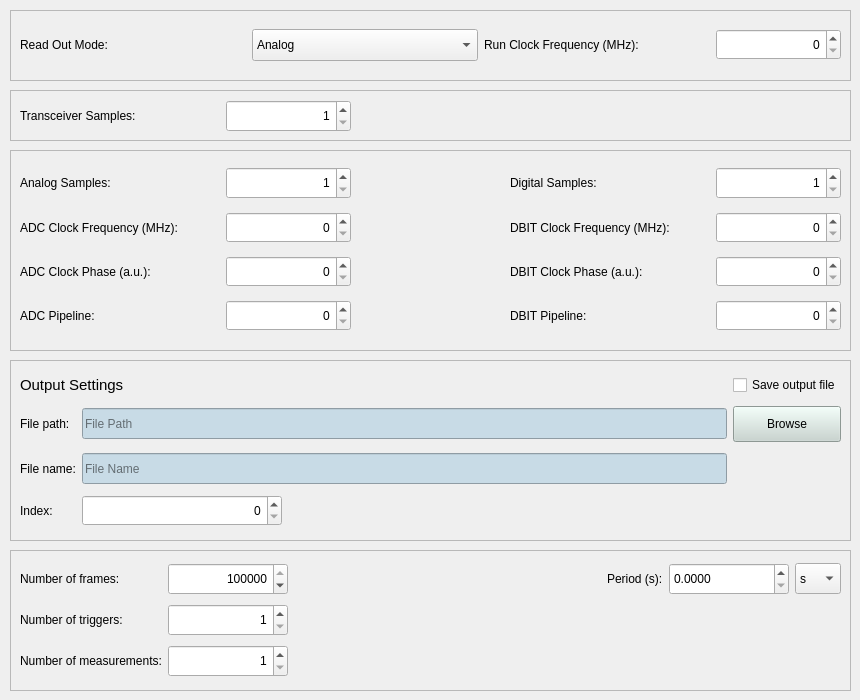
             <widget class="QWidget" name="tabAcquisition">
              <attribute name="title">
               <string>Acquisition</string>
              </attribute>
              <widget class="QFrame" name="frame_11">
               <property name="geometry">
                <rect>
                 <x>10</x>
                 <y>360</y>
                 <width>841</width>
                 <height>181</height>
                </rect>
               </property>
               <property name="frameShape">
                <enum>QFrame::StyledPanel</enum>
               </property>
               <property name="frameShadow">
                <enum>QFrame::Sunken</enum>
               </property>
               <layout class="QGridLayout" name="gridLayout_15">
                <item row="0" column="0" colspan="2">
                 <widget class="QLabel" name="label_127">
                  <property name="font">
                   <font>
                    <pointsize>11</pointsize>
                   </font>
                  </property>
                  <property name="frameShadow">
                   <enum>QFrame::Sunken</enum>
                  </property>
                  <property name="lineWidth">
                   <number>1</number>
                  </property>
                  <property name="text">
                   <string>Output Settings</string>
                  </property>
                 </widget>
                </item>
                <item row="2" column="0">
                 <widget class="QLabel" name="label_129">
                  <property name="text">
                   <string>File name:</string>
                  </property>
                 </widget>
                </item>
                <item row="2" column="1">
                 <widget class="QLineEdit" name="lineEditFileName">
                  <property name="minimumSize">
                   <size>
                    <width>0</width>
                    <height>31</height>
                   </size>
                  </property>
                  <property name="maximumSize">
                   <size>
                    <width>16777215</width>
                    <height>31</height>
                   </size>
                  </property>
                  <property name="styleSheet">
                   <string notr="true">background-color: rgb(200, 219, 230);</string>
                  </property>
                  <property name="placeholderText">
                   <string>File Name</string>
                  </property>
                 </widget>
                </item>
                <item row="4" column="0">
                 <widget class="QLabel" name="label_131">
                  <property name="text">
                   <string>Index:</string>
                  </property>
                 </widget>
                </item>
                <item row="4" column="1">
                 <widget class="QSpinBox" name="spinBoxAcquisitionIndex">
                  <property name="minimumSize">
                   <size>
                    <width>0</width>
                    <height>31</height>
                   </size>
                  </property>
                  <property name="maximumSize">
                   <size>
                    <width>200</width>
                    <height>31</height>
                   </size>
                  </property>
                  <property name="alignment">
                   <set>Qt::AlignRight|Qt::AlignTrailing|Qt::AlignVCenter</set>
                  </property>
                  <property name="maximum">
                   <number>999999999</number>
                  </property>
                 </widget>
                </item>
                <item row="0" column="2">
                 <widget class="QCheckBox" name="checkBoxFileWrite">
                  <property name="text">
                   <string>Save output file</string>
                  </property>
                 </widget>
                </item>
                <item row="1" column="2">
                 <widget class="QPushButton" name="pushButtonFilePath">
                  <property name="minimumSize">
                   <size>
                    <width>0</width>
                    <height>36</height>
                   </size>
                  </property>
                  <property name="styleSheet">
                   <string notr="true">background-color: rgb(199, 213, 207);</string>
                  </property>
                  <property name="text">
                   <string>Browse</string>
                  </property>
                 </widget>
                </item>
                <item row="1" column="1">
                 <widget class="QLineEdit" name="lineEditFilePath">
                  <property name="minimumSize">
                   <size>
                    <width>0</width>
                    <height>31</height>
                   </size>
                  </property>
                  <property name="maximumSize">
                   <size>
                    <width>16777215</width>
                    <height>31</height>
                   </size>
                  </property>
                  <property name="styleSheet">
                   <string notr="true">background-color: rgb(200, 219, 230);</string>
                  </property>
                  <property name="placeholderText">
                   <string>File Path</string>
                  </property>
                 </widget>
                </item>
                <item row="1" column="0">
                 <widget class="QLabel" name="label_130">
                  <property name="text">
                   <string>File path:</string>
                  </property>
                 </widget>
                </item>
               </layout>
              </widget>
              <widget class="QFrame" name="frame_53">
               <property name="geometry">
                <rect>
                 <x>10</x>
                 <y>550</y>
                 <width>841</width>
                 <height>141</height>
                </rect>
               </property>
               <property name="sizePolicy">
                <sizepolicy hsizetype="Fixed" vsizetype="Preferred">
                 <horstretch>0</horstretch>
                 <verstretch>0</verstretch>
                </sizepolicy>
               </property>
               <property name="frameShape">
                <enum>QFrame::StyledPanel</enum>
               </property>
               <property name="frameShadow">
                <enum>QFrame::Sunken</enum>
               </property>
               <layout class="QGridLayout" name="gridLayout_3">
                <item row="0" column="0">
                 <widget class="QLabel" name="label">
                  <property name="text">
                   <string>Number of frames:</string>
                  </property>
                 </widget>
                </item>
                <item row="0" column="1">
                 <widget class="QSpinBox" name="spinBoxFrames">
                  <property name="sizePolicy">
                   <sizepolicy hsizetype="Fixed" vsizetype="Fixed">
                    <horstretch>0</horstretch>
                    <verstretch>0</verstretch>
                   </sizepolicy>
                  </property>
                  <property name="minimumSize">
                   <size>
                    <width>120</width>
                    <height>32</height>
                   </size>
                  </property>
                  <property name="maximumSize">
                   <size>
                    <width>16777215</width>
                    <height>32</height>
                   </size>
                  </property>
                  <property name="alignment">
                   <set>Qt::AlignRight|Qt::AlignTrailing|Qt::AlignVCenter</set>
                  </property>
                  <property name="minimum">
                   <number>1</number>
                  </property>
                  <property name="maximum">
                   <number>999999999</number>
                  </property>
                  <property name="value">
                   <number>999999999</number>
                  </property>
                 </widget>
                </item>
                <item row="0" column="2">
                 <spacer name="horizontalSpacer_4">
                  <property name="sizePolicy">
                   <sizepolicy hsizetype="Minimum" vsizetype="Minimum">
                    <horstretch>0</horstretch>
                    <verstretch>0</verstretch>
                   </sizepolicy>
                  </property>
                  <property name="orientation">
                   <enum>Qt::Horizontal</enum>
                  </property>
                  <property name="sizeHint" stdset="0">
                   <size>
                    <width>40</width>
                    <height>20</height>
                   </size>
                  </property>
                 </spacer>
                </item>
                <item row="0" column="3">
                 <widget class="QLabel" name="label_392">
                  <property name="text">
                   <string>Period (s):</string>
                  </property>
                 </widget>
                </item>
                <item row="0" column="4">
                 <widget class="QDoubleSpinBox" name="spinBoxPeriod">
                  <property name="sizePolicy">
                   <sizepolicy hsizetype="Fixed" vsizetype="Fixed">
                    <horstretch>0</horstretch>
                    <verstretch>0</verstretch>
                   </sizepolicy>
                  </property>
                  <property name="minimumSize">
                   <size>
                    <width>120</width>
                    <height>32</height>
                   </size>
                  </property>
                  <property name="maximumSize">
                   <size>
                    <width>150</width>
                    <height>32</height>
                   </size>
                  </property>
                  <property name="decimals">
                   <number>4</number>
                  </property>
                  <property name="maximum">
                   <double>99999.990000000005239</double>
                  </property>
                 </widget>
                </item>
                <item row="0" column="5">
                 <widget class="QComboBox" name="comboBoxPeriod">
                  <property name="minimumSize">
                   <size>
                    <width>0</width>
                    <height>31</height>
                   </size>
                  </property>
                  <item>
                   <property name="text">
                    <string>s</string>
                   </property>
                  </item>
                  <item>
                   <property name="text">
                    <string>ms</string>
                   </property>
                  </item>
                  <item>
                   <property name="text">
                    <string>μs</string>
                   </property>
                  </item>
                  <item>
                   <property name="text">
                    <string>ns</string>
                   </property>
                  </item>
                 </widget>
                </item>
                <item row="1" column="0">
                 <widget class="QLabel" name="label_393">
                  <property name="minimumSize">
                   <size>
                    <width>0</width>
                    <height>0</height>
                   </size>
                  </property>
                  <property name="text">
                   <string>Number of triggers:</string>
                  </property>
                 </widget>
                </item>
                <item row="1" column="1">
                 <widget class="QSpinBox" name="spinBoxTriggers">
                  <property name="sizePolicy">
                   <sizepolicy hsizetype="Fixed" vsizetype="Fixed">
                    <horstretch>0</horstretch>
                    <verstretch>0</verstretch>
                   </sizepolicy>
                  </property>
                  <property name="minimumSize">
                   <size>
                    <width>120</width>
                    <height>32</height>
                   </size>
                  </property>
                  <property name="maximumSize">
                   <size>
                    <width>16777215</width>
                    <height>32</height>
                   </size>
                  </property>
                  <property name="alignment">
                   <set>Qt::AlignRight|Qt::AlignTrailing|Qt::AlignVCenter</set>
                  </property>
                  <property name="minimum">
                   <number>1</number>
                  </property>
                  <property name="maximum">
                   <number>999999999</number>
                  </property>
                 </widget>
                </item>
                <item row="2" column="0">
                 <widget class="QLabel" name="label_132">
                  <property name="text">
                   <string>Number of measurements:</string>
                  </property>
                 </widget>
                </item>
                <item row="2" column="1">
                 <widget class="QSpinBox" name="spinBoxMeasurements">
                  <property name="minimumSize">
                   <size>
                    <width>120</width>
                    <height>32</height>
                   </size>
                  </property>
                  <property name="maximumSize">
                   <size>
                    <width>16777215</width>
                    <height>32</height>
                   </size>
                  </property>
                  <property name="alignment">
                   <set>Qt::AlignRight|Qt::AlignTrailing|Qt::AlignVCenter</set>
                  </property>
                  <property name="minimum">
                   <number>1</number>
                  </property>
                  <property name="maximum">
                   <number>999999999</number>
                  </property>
                 </widget>
                </item>
               </layout>
              </widget>
              <widget class="QFrame" name="frame_20">
               <property name="geometry">
                <rect>
                 <x>10</x>
                 <y>10</y>
                 <width>841</width>
                 <height>71</height>
                </rect>
               </property>
               <property name="frameShape">
                <enum>QFrame::StyledPanel</enum>
               </property>
               <property name="frameShadow">
                <enum>QFrame::Sunken</enum>
               </property>
               <layout class="QGridLayout" name="gridLayout_19">
                <item row="1" column="5">
                 <widget class="QSpinBox" name="spinBoxRunF">
                  <property name="sizePolicy">
                   <sizepolicy hsizetype="Preferred" vsizetype="Fixed">
                    <horstretch>0</horstretch>
                    <verstretch>0</verstretch>
                   </sizepolicy>
                  </property>
                  <property name="minimumSize">
                   <size>
                    <width>125</width>
                    <height>31</height>
                   </size>
                  </property>
                  <property name="maximumSize">
                   <size>
                    <width>125</width>
                    <height>31</height>
                   </size>
                  </property>
                  <property name="alignment">
                   <set>Qt::AlignRight|Qt::AlignTrailing|Qt::AlignVCenter</set>
                  </property>
                  <property name="buttonSymbols">
                   <enum>QAbstractSpinBox::UpDownArrows</enum>
                  </property>
                  <property name="maximum">
                   <number>1000</number>
                  </property>
                  <property name="value">
                   <number>0</number>
                  </property>
                 </widget>
                </item>
                <item row="1" column="0">
                 <widget class="QLabel" name="label_398">
                  <property name="text">
                   <string>Read Out Mode: </string>
                  </property>
                 </widget>
                </item>
                <item row="1" column="2">
                 <widget class="QComboBox" name="comboBoxROMode">
                  <property name="minimumSize">
                   <size>
                    <width>0</width>
                    <height>32</height>
                   </size>
                  </property>
                  <property name="maximumSize">
                   <size>
                    <width>16777215</width>
                    <height>32</height>
                   </size>
                  </property>
                  <item>
                   <property name="text">
                    <string>Analog</string>
                   </property>
                  </item>
                  <item>
                   <property name="text">
                    <string>Digital</string>
                   </property>
                  </item>
                  <item>
                   <property name="text">
                    <string>Analog and Digital</string>
                   </property>
                  </item>
                  <item>
                   <property name="text">
                    <string>Transceiver</string>
                   </property>
                  </item>
                  <item>
                   <property name="text">
                    <string>Digital and Transceiver</string>
                   </property>
                  </item>
                 </widget>
                </item>
                <item row="1" column="4">
                 <widget class="QLabel" name="label_70">
                  <property name="text">
                   <string>Run Clock Frequency (MHz):</string>
                  </property>
                 </widget>
                </item>
               </layout>
              </widget>
              <widget class="QFrame" name="frame_15">
               <property name="geometry">
                <rect>
                 <x>10</x>
                 <y>150</y>
                 <width>841</width>
                 <height>201</height>
                </rect>
               </property>
               <property name="frameShape">
                <enum>QFrame::StyledPanel</enum>
               </property>
               <property name="frameShadow">
                <enum>QFrame::Sunken</enum>
               </property>
               <layout class="QGridLayout" name="gridLayout_6">
                <item row="2" column="3">
                 <widget class="QLabel" name="label_74">
                  <property name="minimumSize">
                   <size>
                    <width>200</width>
                    <height>0</height>
                   </size>
                  </property>
                  <property name="text">
                   <string>DBIT Clock Frequency (MHz):</string>
                  </property>
                 </widget>
                </item>
                <item row="2" column="0">
                 <widget class="QLabel" name="label_71">
                  <property name="sizePolicy">
                   <sizepolicy hsizetype="Minimum" vsizetype="Preferred">
                    <horstretch>0</horstretch>
                    <verstretch>0</verstretch>
                   </sizepolicy>
                  </property>
                  <property name="minimumSize">
                   <size>
                    <width>200</width>
                    <height>0</height>
                   </size>
                  </property>
                  <property name="text">
                   <string>ADC Clock Frequency (MHz):</string>
                  </property>
                 </widget>
                </item>
                <item row="3" column="4">
                 <widget class="QSpinBox" name="spinBoxDBITPhase">
                  <property name="sizePolicy">
                   <sizepolicy hsizetype="Preferred" vsizetype="Fixed">
                    <horstretch>0</horstretch>
                    <verstretch>0</verstretch>
                   </sizepolicy>
                  </property>
                  <property name="minimumSize">
                   <size>
                    <width>125</width>
                    <height>31</height>
                   </size>
                  </property>
                  <property name="maximumSize">
                   <size>
                    <width>125</width>
                    <height>31</height>
                   </size>
                  </property>
                  <property name="alignment">
                   <set>Qt::AlignRight|Qt::AlignTrailing|Qt::AlignVCenter</set>
                  </property>
                  <property name="maximum">
                   <number>9999</number>
                  </property>
                 </widget>
                </item>
                <item row="4" column="3">
                 <widget class="QLabel" name="label_76">
                  <property name="text">
                   <string>DBIT Pipeline:</string>
                  </property>
                 </widget>
                </item>
                <item row="2" column="1">
                 <widget class="QSpinBox" name="spinBoxADCF">
                  <property name="sizePolicy">
                   <sizepolicy hsizetype="Preferred" vsizetype="Fixed">
                    <horstretch>0</horstretch>
                    <verstretch>0</verstretch>
                   </sizepolicy>
                  </property>
                  <property name="minimumSize">
                   <size>
                    <width>125</width>
                    <height>31</height>
                   </size>
                  </property>
                  <property name="maximumSize">
                   <size>
                    <width>125</width>
                    <height>31</height>
                   </size>
                  </property>
                  <property name="alignment">
                   <set>Qt::AlignRight|Qt::AlignTrailing|Qt::AlignVCenter</set>
                  </property>
                  <property name="maximum">
                   <number>1000</number>
                  </property>
                 </widget>
                </item>
                <item row="4" column="1">
                 <widget class="QSpinBox" name="spinBoxADCPipeline">
                  <property name="sizePolicy">
                   <sizepolicy hsizetype="Preferred" vsizetype="Fixed">
                    <horstretch>0</horstretch>
                    <verstretch>0</verstretch>
                   </sizepolicy>
                  </property>
                  <property name="minimumSize">
                   <size>
                    <width>125</width>
                    <height>31</height>
                   </size>
                  </property>
                  <property name="maximumSize">
                   <size>
                    <width>125</width>
                    <height>31</height>
                   </size>
                  </property>
                  <property name="alignment">
                   <set>Qt::AlignRight|Qt::AlignTrailing|Qt::AlignVCenter</set>
                  </property>
                 </widget>
                </item>
                <item row="4" column="0">
                 <widget class="QLabel" name="label_73">
                  <property name="text">
                   <string>ADC Pipeline:</string>
                  </property>
                 </widget>
                </item>
                <item row="3" column="0">
                 <widget class="QLabel" name="label_72">
                  <property name="text">
                   <string>ADC Clock Phase (a.u.):</string>
                  </property>
                 </widget>
                </item>
                <item row="3" column="3">
                 <widget class="QLabel" name="label_75">
                  <property name="text">
                   <string>DBIT Clock Phase (a.u.):</string>
                  </property>
                 </widget>
                </item>
                <item row="2" column="2">
                 <spacer name="horizontalSpacer">
                  <property name="orientation">
                   <enum>Qt::Horizontal</enum>
                  </property>
                  <property name="sizeType">
                   <enum>QSizePolicy::Expanding</enum>
                  </property>
                  <property name="sizeHint" stdset="0">
                   <size>
                    <width>10</width>
                    <height>20</height>
                   </size>
                  </property>
                 </spacer>
                </item>
                <item row="2" column="4">
                 <widget class="QSpinBox" name="spinBoxDBITF">
                  <property name="sizePolicy">
                   <sizepolicy hsizetype="Preferred" vsizetype="Fixed">
                    <horstretch>0</horstretch>
                    <verstretch>0</verstretch>
                   </sizepolicy>
                  </property>
                  <property name="minimumSize">
                   <size>
                    <width>125</width>
                    <height>31</height>
                   </size>
                  </property>
                  <property name="maximumSize">
                   <size>
                    <width>125</width>
                    <height>31</height>
                   </size>
                  </property>
                  <property name="alignment">
                   <set>Qt::AlignRight|Qt::AlignTrailing|Qt::AlignVCenter</set>
                  </property>
                  <property name="maximum">
                   <number>1000</number>
                  </property>
                 </widget>
                </item>
                <item row="4" column="4">
                 <widget class="QSpinBox" name="spinBoxDBITPipeline">
                  <property name="sizePolicy">
                   <sizepolicy hsizetype="Preferred" vsizetype="Fixed">
                    <horstretch>0</horstretch>
                    <verstretch>0</verstretch>
                   </sizepolicy>
                  </property>
                  <property name="minimumSize">
                   <size>
                    <width>125</width>
                    <height>31</height>
                   </size>
                  </property>
                  <property name="maximumSize">
                   <size>
                    <width>125</width>
                    <height>31</height>
                   </size>
                  </property>
                  <property name="alignment">
                   <set>Qt::AlignRight|Qt::AlignTrailing|Qt::AlignVCenter</set>
                  </property>
                 </widget>
                </item>
                <item row="3" column="1">
                 <widget class="QSpinBox" name="spinBoxADCPhase">
                  <property name="sizePolicy">
                   <sizepolicy hsizetype="Preferred" vsizetype="Fixed">
                    <horstretch>0</horstretch>
                    <verstretch>0</verstretch>
                   </sizepolicy>
                  </property>
                  <property name="minimumSize">
                   <size>
                    <width>125</width>
                    <height>31</height>
                   </size>
                  </property>
                  <property name="maximumSize">
                   <size>
                    <width>125</width>
                    <height>31</height>
                   </size>
                  </property>
                  <property name="alignment">
                   <set>Qt::AlignRight|Qt::AlignTrailing|Qt::AlignVCenter</set>
                  </property>
                  <property name="maximum">
                   <number>9999</number>
                  </property>
                 </widget>
                </item>
                <item row="0" column="0">
                 <widget class="QLabel" name="labelAnalog">
                  <property name="text">
                   <string>Analog Samples:</string>
                  </property>
                 </widget>
                </item>
                <item row="0" column="1">
                 <widget class="QSpinBox" name="spinBoxAnalog">
                  <property name="sizePolicy">
                   <sizepolicy hsizetype="Preferred" vsizetype="Fixed">
                    <horstretch>0</horstretch>
                    <verstretch>0</verstretch>
                   </sizepolicy>
                  </property>
                  <property name="minimumSize">
                   <size>
                    <width>125</width>
                    <height>32</height>
                   </size>
                  </property>
                  <property name="maximumSize">
                   <size>
                    <width>125</width>
                    <height>32</height>
                   </size>
                  </property>
                  <property name="alignment">
                   <set>Qt::AlignRight|Qt::AlignTrailing|Qt::AlignVCenter</set>
                  </property>
                  <property name="minimum">
                   <number>1</number>
                  </property>
                  <property name="maximum">
                   <number>100000</number>
                  </property>
                 </widget>
                </item>
                <item row="0" column="3">
                 <widget class="QLabel" name="labelDigital">
                  <property name="text">
                   <string>Digital Samples:</string>
                  </property>
                 </widget>
                </item>
                <item row="0" column="4">
                 <widget class="QSpinBox" name="spinBoxDigital">
                  <property name="sizePolicy">
                   <sizepolicy hsizetype="Preferred" vsizetype="Fixed">
                    <horstretch>0</horstretch>
                    <verstretch>0</verstretch>
                   </sizepolicy>
                  </property>
                  <property name="minimumSize">
                   <size>
                    <width>125</width>
                    <height>32</height>
                   </size>
                  </property>
                  <property name="maximumSize">
                   <size>
                    <width>125</width>
                    <height>32</height>
                   </size>
                  </property>
                  <property name="alignment">
                   <set>Qt::AlignRight|Qt::AlignTrailing|Qt::AlignVCenter</set>
                  </property>
                  <property name="minimum">
                   <number>1</number>
                  </property>
                  <property name="maximum">
                   <number>100000</number>
                  </property>
                  <property name="value">
                   <number>1</number>
                  </property>
                 </widget>
                </item>
               </layout>
              </widget>
              <widget class="QFrame" name="frame_13">
               <property name="geometry">
                <rect>
                 <x>10</x>
                 <y>90</y>
                 <width>841</width>
                 <height>51</height>
                </rect>
               </property>
               <property name="frameShape">
                <enum>QFrame::StyledPanel</enum>
               </property>
               <property name="frameShadow">
                <enum>QFrame::Raised</enum>
               </property>
               <layout class="QGridLayout" name="gridLayout_24">
                <item row="0" column="0">
                 <widget class="QLabel" name="labelTransceiver">
                  <property name="minimumSize">
                   <size>
                    <width>200</width>
                    <height>0</height>
                   </size>
                  </property>
                  <property name="text">
                   <string>Transceiver Samples:</string>
                  </property>
                 </widget>
                </item>
                <item row="0" column="1">
                 <widget class="QSpinBox" name="spinBoxTransceiver">
                  <property name="sizePolicy">
                   <sizepolicy hsizetype="Preferred" vsizetype="Fixed">
                    <horstretch>0</horstretch>
                    <verstretch>0</verstretch>
                   </sizepolicy>
                  </property>
                  <property name="minimumSize">
                   <size>
                    <width>125</width>
                    <height>32</height>
                   </size>
                  </property>
                  <property name="maximumSize">
                   <size>
                    <width>125</width>
                    <height>32</height>
                   </size>
                  </property>
                  <property name="alignment">
                   <set>Qt::AlignRight|Qt::AlignTrailing|Qt::AlignVCenter</set>
                  </property>
                  <property name="minimum">
                   <number>1</number>
                  </property>
                  <property name="maximum">
                   <number>100000</number>
                  </property>
                 </widget>
                </item>
                <item row="0" column="2">
                 <spacer name="horizontalSpacer_16">
                  <property name="orientation">
                   <enum>Qt::Horizontal</enum>
                  </property>
                  <property name="sizeHint" stdset="0">
                   <size>
                    <width>40</width>
                    <height>20</height>
                   </size>
                  </property>
                 </spacer>
                </item>
               </layout>
              </widget>
             </widget>
